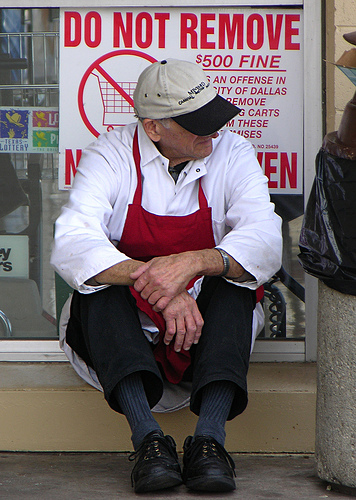
#> input picture ICP 10/Image_Classification/data/train/baseball/110983128.jpg, 356 x 500 px, given in place of 241345427.jpg, which was not available; the run also reads 1 picture not shown here
$ jupyter execute --allow-errors 'Feature Extraction.ipynb'   (shell and % lines are left out)   (Python 2 division)   (older library calls are emulated)
#> lines starting #> are read from the running program, lines starting #| are printed output that depends on the picture; pictures that were not available may be replaced by others from this repository, and a replacement may not be noted
[cell 1]
import numpy as np
import cv2
import matplotlib.pyplot as plt
import os

[cell 2]
cv2.__version__

[cell 3]
dataset_path = 'C:/Users/tondi/OneDrive/Documents/GitHub/CS5542/ICP 5/RetrainInceptionFinalLayer/caltech101/data/train/baseball'
img_building = cv2.imread(os.path.join(dataset_path, '241345427.jpg'))
#> img_building is the input picture: shape (500, 356, 3); mean B, G, R 105, 102.3, 115.4
img_building = cv2.cvtColor(img_building, cv2.COLOR_BGR2RGB)  # Convert from cv's BRG default color order to RGB

orb = cv2.ORB_create()  # OpenCV 3 backward incompatibility: Do not create a detector with `cv2.ORB()`.
key_points, description = orb.detectAndCompute(img_building, None)
#> key_points = 500 keypoints; strongest (x, y, size): (207, 62, 31), (214, 65, 31), (209, 60, 31), (209, 65, 31)
img_building_keypoints = cv2.drawKeypoints(img_building,
                                           key_points,
                                           img_building,
                                           flags=cv2.DRAW_MATCHES_FLAGS_DRAW_RICH_KEYPOINTS) # Draw circles.
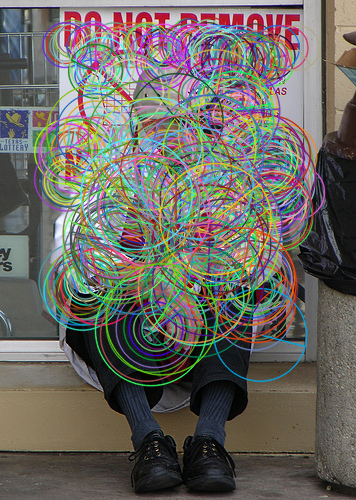
#> img_building_keypoints: shape (500, 356, 3); mean R, G, B 106.8, 103.9, 98.3
plt.figure(figsize=(16, 16))
plt.title('ORB Interest Points')
plt.imshow(img_building_keypoints); plt.show()

[cell 4]
def image_detect_and_compute(detector, img_name):
    """Detect and compute interest points and their descriptors."""
#> called with img_name = '241345427.jpg'
    img = cv2.imread(os.path.join(dataset_path, img_name))
    img = cv2.cvtColor(img, cv2.COLOR_BGR2GRAY)
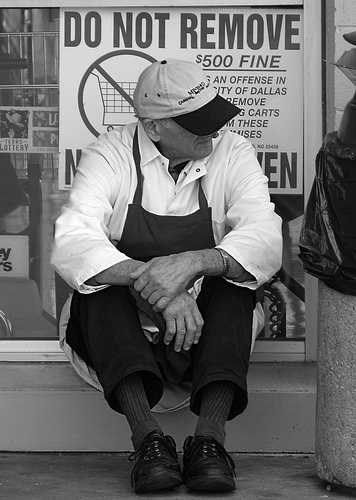
#> img: shape (500, 356); min 0, max 255, mean 106.5
    kp, des = detector.detectAndCompute(img, None)
#> kp = 500 keypoints; strongest (x, y, size): (214, 65, 31), (271, 201, 31), (207, 62, 31), (209, 60, 31)
    return img, kp, des


def draw_image_matches(detector, img1_name, img2_name, nmatches=10):
    """Draw ORB feature matches of the given two images."""
    img1, kp1, des1 = image_detect_and_compute(detector, img1_name)
#> kp1 has the same summary as kp in image_detect_and_compute
    img2, kp2, des2 = image_detect_and_compute(detector, img2_name)

    bf = cv2.BFMatcher(cv2.NORM_HAMMING, crossCheck=True)
    matches = bf.match(des1, des2)
    matches = sorted(matches, key = lambda x: x.distance) # Sort matches by distance.  Best come first.

    img_matches = cv2.drawMatches(img1, kp1, img2, kp2, matches[:nmatches], img2, flags=2) # Show top 10 matches
    plt.figure(figsize=(16, 16))
    plt.title(type(detector))
    plt.imshow(img_matches); plt.show()


orb = cv2.ORB_create()
#> (the rest of this cell did not finish here and is left out)

[cell 5]
sift = cv2.xfeatures2d.SIFT_create()
kp, des = sift.detectAndCompute(img_building, None)
#> kp = 1971 keypoints; strongest (x, y, size): (255, 21, 2.4), (144, 20, 2.5), (189, 21, 2.8), (93, 19, 2.5)
img_kp = cv2.drawKeypoints(img_building, kp, img_building)
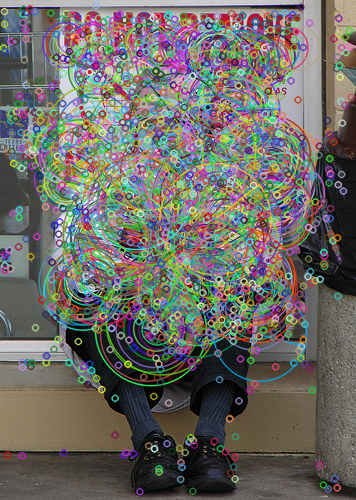
#> img_kp: shape (500, 356, 3); mean R, G, B 108.6, 106.1, 101.1

plt.figure(figsize=(15, 15))
plt.imshow(img_kp); plt.show()

[cell 6]
img1, kp1, des1 = image_detect_and_compute(sift, '241345427.jpg')
#> in image_detect_and_compute (call 3), `kp, des = detector.detectAndCompute(img, None)`: kp = 937 keypoints; strongest (x, y, size): (164, 62, 3.1), (157, 330, 2.1), (237, 284, 2.3), (231, 281, 2.1)
#> kp1 has the same summary as kp in image_detect_and_compute
#> (the rest of this cell did not finish here and is left out)


FLANN_INDEX_KDTREE = 1
index_params = dict(algorithm = FLANN_INDEX_KDTREE, trees = 5)
search_params = dict(checks=50)

flann = cv2.FlannBasedMatcher(index_params,search_params)
matches = flann.knnMatch(des1, des2, k=2)

matchesMask = [[0, 0] for i in range(len(matches))]
# ratio test as per Lowe's paper
for i, (m, n) in enumerate(matches):
    if m.distance < 0.55*n.distance:
        matchesMask[i] = [1, 0]

draw_params = dict(matchColor=(0, 255, 0),
                   singlePointColor=(255, 0, 0),
                   matchesMask=matchesMask,
                   flags=0)

img3 = cv2.drawMatchesKnn(img1, kp1, img2, kp2, matches, None, **draw_params)
plt.figure(figsize=(18, 18))
plt.imshow(img3); plt.show()
